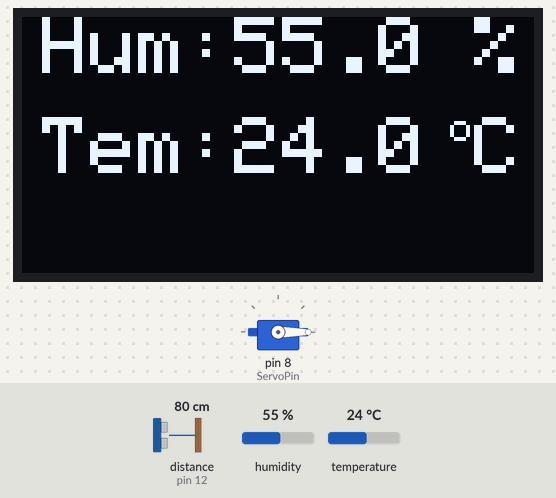
Recording of a sketch running on a simulated Arduino Uno, built with avr-gcc and run on an emulated ATmega328P. Parts: servo, 128×64 one-colour display. Wiring (inferred from the names in the program): ultrasonic range finder: trigger pin 11; echo pin 12. Inputs (shaded band) come from the test bench; at power-on: distance to the obstacle (sensor on pin 12) 80 cm, humidity 55 %, temperature 24 °C. The echo pulse lasts 58.3 µs per cm; the display library's start-up logo is not drawn; what the sketch prints to the serial monitor is not drawn.

Above: at 3.2 s.
3.3 s: distance to the obstacle (sensor on pin 12) set to 16 cm
13.8 s: distance to the obstacle (sensor on pin 12) set to 13 cm
At 23.4 s:
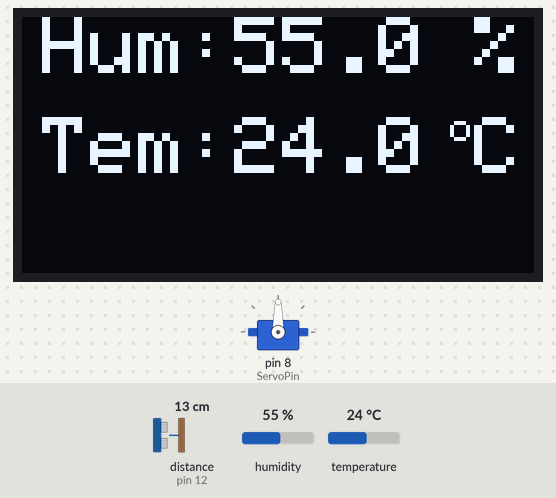
24.0 s: humidity set to 22 %
At 33.4 s:
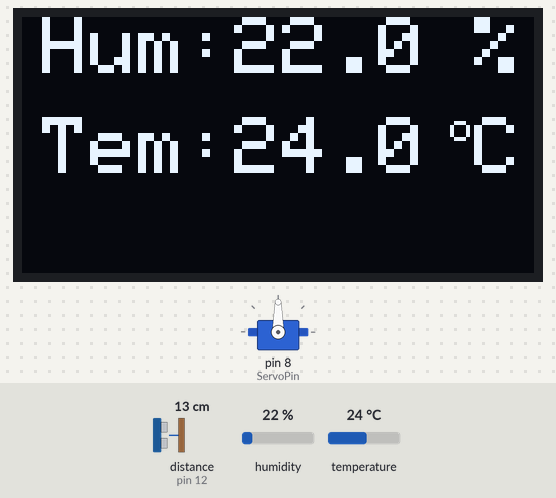
34.1 s: temperature set to 12 °C
At 43.4 s:
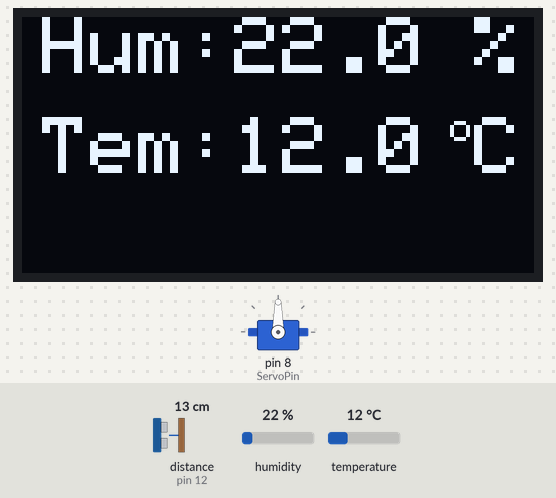
44.3 s: humidity set to 40 %
At 53.4 s:
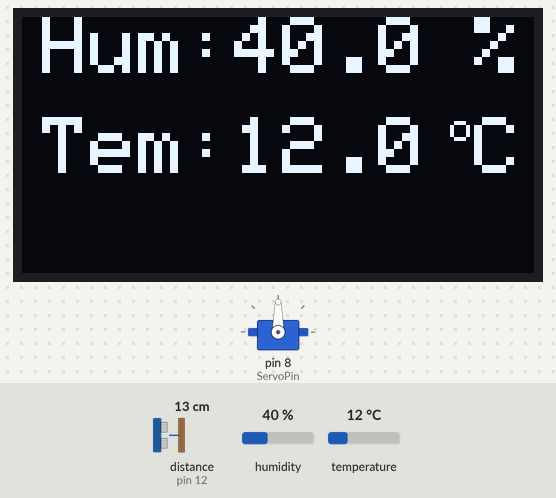
54.5 s: temperature set to 19 °C
At 63.4 s:
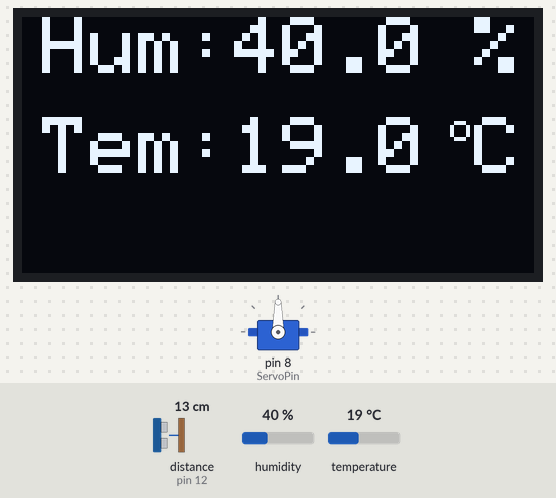
Timing chart, 0 to 64.9 s (numbered marks = the images above; inputs shaded):
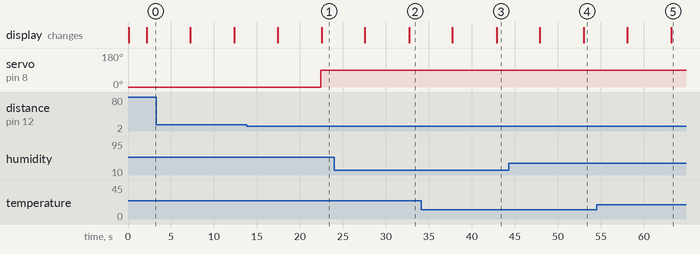

The sketch:

Final_part.ino
```cpp
#include <Servo.h>
#include <DHT.h>
#include <Wire.h>
#include <Adafruit_GFX.h>
#include <Adafruit_SSD1306.h>

// Setup servo motor and ultrasonic sensor
Servo myservo;
const int TrigPin = 11;
const int EchoPin = 12;
const int ServoPin = 8;

// Setup DHT22
const int DHTPin = 2;
#define DHTTYPE DHT22
DHT dht(DHTPin, DHTTYPE);

// Setup OLED
#define SCREEN_WIDTH 128
#define SCREEN_HEIGHT 64
#define OLED_RESET    -1
Adafruit_SSD1306 display(SCREEN_WIDTH, SCREEN_HEIGHT, &Wire, OLED_RESET);

// Calculate and return the distance measured by the ultrasonic sensor
float GetUltrasonicDistance() {
    float distance;
    digitalWrite(TrigPin, LOW);
    delayMicroseconds(2);
    digitalWrite(TrigPin, HIGH);
    delayMicroseconds(10);
    digitalWrite(TrigPin, LOW);
    distance = pulseIn(EchoPin, HIGH) / 58.00;
    return distance;
}

void drawDegreeSymbol(int x, int y) {
    display.drawCircle(x, y, 2, SSD1306_WHITE); // Draw a circle
    display.setCursor(x + 4, y - 3); // Set the position of character 'C'
    display.print("C"); // Draw 'C'
}

void setup() {
    pinMode(TrigPin, OUTPUT);
    pinMode(EchoPin, INPUT);
    pinMode(ServoPin, OUTPUT);
    myservo.attach(ServoPin);
    myservo.write(0);
    delay(10);

    Serial.begin(9600);

    dht.begin();

    if(!display.begin(SSD1306_SWITCHCAPVCC, 0x3C)) {
        Serial.println(F("SSD1306 allocation failed"));
        for(;;); // Don't proceed, loop forever
    }
    display.display();
    delay(2000);
    display.clearDisplay();
}

void loop() {
    float UltrasonicDistance = GetUltrasonicDistance();

    Serial.print("Distance: ");
    Serial.print(UltrasonicDistance);
    Serial.println(" cm");

    if(UltrasonicDistance < 14) {
        myservo.write(90);
       // delay(1000);
    } else {
        myservo.write(0);
       // delay(10);
    }
delay(100);
    float humidity = dht.readHumidity();
    float temperature = dht.readTemperature();

    if (isnan(humidity) || isnan(temperature)) {
        Serial.println("Failed to read from DHT sensor!");
        return;
    }

    display.clearDisplay();
    display.setTextSize(2);
    display.setTextColor(SSD1306_WHITE);

    String humidityStr = "Hum:" + String(humidity, 1) + " %";
    String tempStr = "Tem:" + String(temperature, 1);

    display.setCursor(5, 0);
    display.print(humidityStr);

    display.setCursor(5, 25);
    display.print(tempStr);


    drawDegreeSymbol(109, 28); // The coordinates here need to be adjusted to fix the temperature
  display.display();

  delay(5000); // Show 5 seconds

    display.clearDisplay(); // Declare the screen

    // Show  "Feed me!"
    display.setTextSize(2); // The size of font
    display.setTextColor(SSD1306_WHITE);
    String feedMeStr = "Feed me!";
    int16_t x1, y1;
    uint16_t w, h;
    display.getTextBounds(feedMeStr, 0, 0, &x1, &y1, &w, &h);
    display.setCursor((SCREEN_WIDTH - w) / 2, (SCREEN_HEIGHT - h) / 2);
    display.print(feedMeStr);
    display.display();
     delay(5000);
}
```

Measured:
- the behaviour switches between 15 and 14 cm on distance to the obstacle (sensor on pin 12) (found by bisection; images 0 and 1)
- after the input at 13.8 s, servo on pin 8 (ServoPin): 0° → 90° after 8.6 s
- after the input at 24.0 s, the display: first differs from a run without the input after 8.7 s (image 2)
- after the input at 34.1 s, the display: first differs from a run without the input after 8.8 s (image 3)
- after the input at 44.3 s, the display: first differs from a run without the input after 8.7 s (image 4)
- after the input at 54.5 s, the display: first differs from a run without the input after 8.7 s (image 5)
